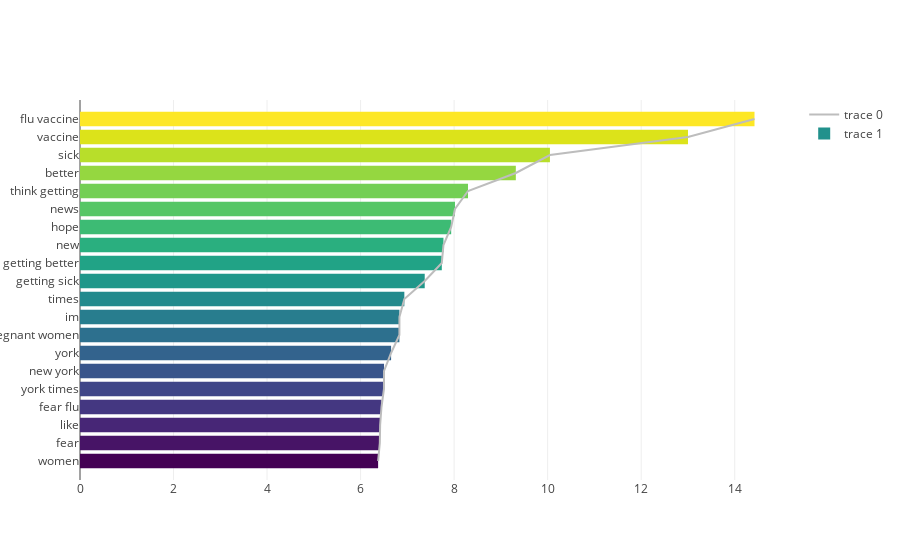

Notebook cell for this chart:
### Code cell
trace1 = go.Scatter(
    x=list(topchi2[1]),
    y=list(topchi2[0]),
    line = dict(
    color = ('rgb(189,189,189)'),
    width = 2,)
)
trace2 = go.Bar(
        x=list(topchi2[1]),
        y=list(topchi2[0]),
        marker=dict(color=list(range(0,20)),
                   colorscale='Viridis'),
        orientation='h')
data = [trace1, trace2]
plotly.offline.iplot(data)

### Figure 1 — Plotly figure (JSON) as saved in the notebook; plotly's stock layout.template omitted (floating-point values rounded to 4 significant figures)
{"data": [{"line": {"color": "rgb(189,189,189)", "width": 2}, "type": "scatter", "x": [6.375, 6.411, 6.418, 6.447, 6.5, 6.501, 6.652, 6.83, 6.83, 6.935, 7.371, 7.737, 7.772, 7.937, 8.019, 8.297, 9.319, 10.05, 13.0, 14.42], "y": ["women", "fear", "like", "fear flu", "york times", "new york", "york", "pregnant women", "im", "times", "getting sick", "getting better", "new", "hope", "news", "think getting", "better", "sick", "vaccine", "flu vaccine"]}, {"marker": {"color": [0, 1, 2, 3, 4, 5, 6, 7, 8, 9, 10, 11, 12, 13, 14, 15, 16, 17, 18, 19], "colorscale": "Viridis"}, "orientation": "h", "type": "bar", "x": [6.375, 6.411, 6.418, 6.447, 6.5, 6.501, 6.652, 6.83, 6.83, 6.935, 7.371, 7.737, 7.772, 7.937, 8.019, 8.297, 9.319, 10.05, 13.0, 14.42], "y": ["women", "fear", "like", "fear flu", "york times", "new york", "york", "pregnant women", "im", "times", "getting sick", "getting better", "new", "hope", "news", "think getting", "better", "sick", "vaccine", "flu vaccine"]}], "layout": {}}
